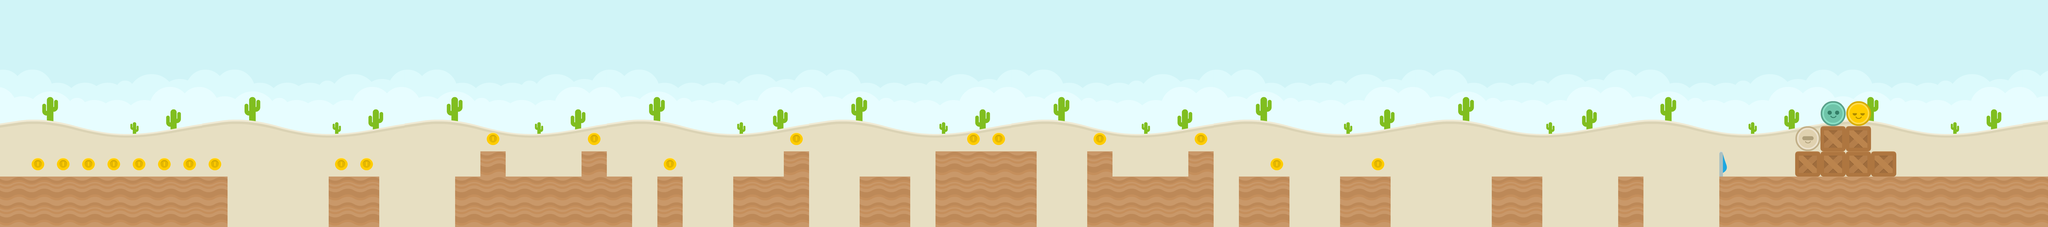

The image is a tile-based game level rendered from a .tmx file. Its description and source (layers, tilesets, objects; grid data summarised) follow:
An orthogonal 81x9 tile map with 128x128 px tiles, 2 tile layers (Tile Layer 1, Tile Layer 2), 5 tilesets and 41 objects.

<map version="1.0" orientation="orthogonal" renderorder="right-down" width="81" height="9" tilewidth="128" tileheight="128" nextobjectid="48">
 <tileset firstgid="1" name="spritesheet_items" tilewidth="128" tileheight="128" tilecount="32" columns="8">
  <image source="../tilesets/spritesheet_items.png" width="1024" height="512" />
 </tileset>
 <tileset firstgid="33" name="colored_desert" tilewidth="128" tileheight="128" tilecount="64" columns="8">
  <image source="../tilesets/colored_desert.png" width="1024" height="1024" />
 </tileset>
 <tileset firstgid="97" name="players" tilewidth="128" tileheight="128" tilecount="4" columns="4">
  <image source="../tilesets/players.png" width="512" height="128" />
 </tileset>
 <tileset firstgid="101" name="spritesheet_ground" tilewidth="128" tileheight="128" spacing="2" margin="1" tilecount="128" columns="8">
  <image source="../tilesets/spritesheet_ground.png" width="1040" height="2080" />
 </tileset>
 <tileset firstgid="229" name="spritesheet_tiles" tilewidth="128" tileheight="128" spacing="2" margin="1" tilecount="128" columns="8">
  <image source="../tilesets/spritesheet_tiles.png" width="1040" height="2080" />
 </tileset>
 <layer name="Tile Layer 1" width="81" height="9">
  <data>[729 cells, 729 non-empty, 65 distinct tile ids]</data>
 </layer>
 <layer name="Tile Layer 2" width="81" height="9">
  <data>[729 cells, 145 non-empty, 8 distinct tile ids]</data>
 </layer>
 <objectgroup name="Object Layer 1">
  <object id="2" x="8704" y="896" width="1536" height="256" />
  <object id="3" x="8192" y="896" width="128" height="256" />
  <object id="4" x="7552" y="896" width="256" height="256" />
  <object id="5" x="6784" y="896" width="256" height="256" />
  <object id="6" x="6272" y="896" width="256" height="256" />
  <object id="7" x="6016" y="768" width="128" height="384" />
  <object id="8" x="5632" y="896" width="384" height="256" />
  <object id="9" x="5504" y="768" width="128" height="384" />
  <object id="10" x="4736" y="768" width="512" height="384" />
  <object id="11" x="4352" y="896" width="256" height="256" />
  <object id="12" x="3968" y="768" width="128" height="384" />
  <object id="13" x="3712" y="896" width="256" height="256" />
  <object id="14" x="3328" y="896" width="128" height="256" />
  <object id="15" x="2304" y="896" width="128" height="256" />
  <object id="16" x="2432" y="768" width="128" height="384" />
  <object id="17" x="2560" y="896" width="384" height="256" />
  <object id="19" x="2944" y="768" width="128" height="384" />
  <object id="20" x="3072" y="896" width="128" height="256" />
  <object id="21" x="1664" y="896" width="256" height="256" />
  <object id="22" x="0" y="896" width="1152" height="256" />
 </objectgroup>
 <objectgroup name="Object Layer 2">
  <object id="24" x="159.333" y="799.667" width="64" height="64">
   <ellipse />
  </object>
  <object id="26" x="287.333" y="799.667" width="64" height="64">
   <ellipse />
  </object>
  <object id="27" x="415.333" y="799.667" width="64" height="64">
   <ellipse />
  </object>
  <object id="28" x="543.333" y="799.667" width="64" height="64">
   <ellipse />
  </object>
  <object id="29" x="671.333" y="799.667" width="64" height="64">
   <ellipse />
  </object>
  <object id="30" x="799.333" y="799.667" width="64" height="64">
   <ellipse />
  </object>
  <object id="31" x="927.333" y="799.667" width="64" height="64">
   <ellipse />
  </object>
  <object id="35" x="1055.33" y="799.667" width="64" height="64">
   <ellipse />
  </object>
  <object id="36" x="1695.33" y="799.667" width="64" height="64">
   <ellipse />
  </object>
  <object id="37" x="1823.33" y="799.667" width="64" height="64">
   <ellipse />
  </object>
  <object id="38" x="2463.33" y="671.667" width="64" height="64">
   <ellipse />
  </object>
  <object id="39" x="2975.33" y="671.667" width="64" height="64">
   <ellipse />
  </object>
  <object id="40" x="3359.33" y="799.667" width="64" height="64">
   <ellipse />
  </object>
  <object id="41" x="3999.33" y="671.667" width="64" height="64">
   <ellipse />
  </object>
  <object id="42" x="4895.33" y="671.667" width="64" height="64">
   <ellipse />
  </object>
  <object id="43" x="5023.33" y="671.667" width="64" height="64">
   <ellipse />
  </object>
  <object id="44" x="5535.33" y="671.667" width="64" height="64">
   <ellipse />
  </object>
  <object id="45" x="6047.33" y="671.667" width="64" height="64">
   <ellipse />
  </object>
  <object id="46" x="6431.33" y="799.667" width="64" height="64">
   <ellipse />
  </object>
  <object id="47" x="6943.33" y="799.667" width="64" height="64">
   <ellipse />
  </object>
 </objectgroup>
 <objectgroup name="Object Layer 3">
  <object id="1" x="8832" y="0" width="128" height="896" />
 </objectgroup>
</map>
